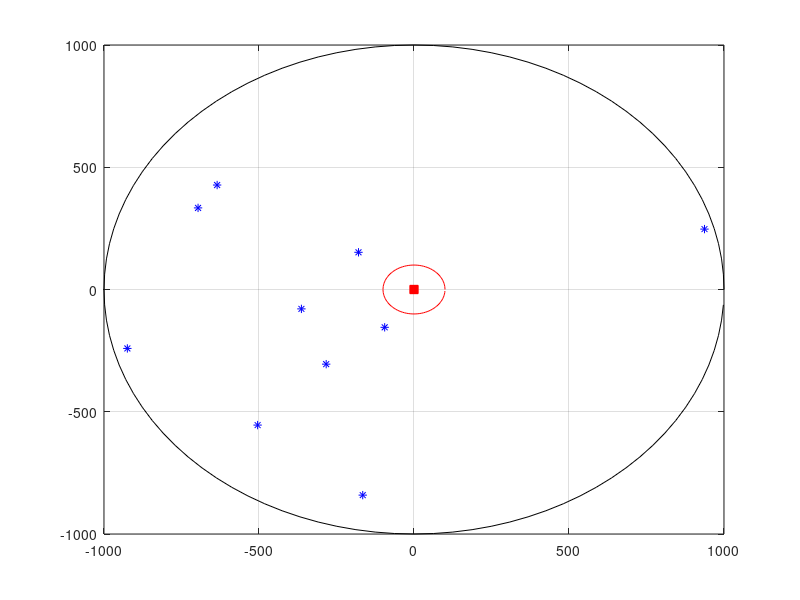

Reproduce this figure in MATLAB. (Note: this script raises an error after producing the figure.)
clear all;close all;clc

%% ----------------------------------- Parameters ------------------------------
plot_fig = false;                                                   % Disable/enable figure plotting.

Np = 16;                                                            % Number of pilots per OFDM symbol.

L = 1;                                                              % Number of cells.
K = 10;                                                             % Number of single-antenna terminals in each cell, i.e., number of transmitt antennas.
M = 250;                                                            % Number of antennas at the base station of each cell (In this case, i.e., uplink, it gives the number of receiving antennas).
NFFT = 2048;                                                        % Number of points used by the OFDM.
modOrd = 2;                                                         % Constellation size = 2^modOrd.
numSym = K*(NFFT - K*Np);                                             % Number of symbols, i.e., number of terminals. The number of pilots must be leaved out.
NCP = 512;                                                          % Number of samples used to create a Extended Cyclic Prefix (CP) according to 3GPP' LTE standards. 12 OFDM symbols per subframe, i.e., 1 ms.
delta_f = 15000;                                                    % Frequency space between subcarriers.
Ts = 1/(delta_f*NFFT);                                              % System Sampleing Rate.
numSymbInSubframe = 12;                                             % Number of symbols in a subframe (1ms). 12 OFDM symbols for extended CP.

EbNoVec = -20:1:-4;                                                 % Eb/No in dB.
EsN0dB = EbNoVec + 10*log10(NFFT/(NFFT+NCP)) + 10*log10(modOrd);    % converting to symbol to noise ratio
snr = EsN0dB - 10*log10((NFFT/(NFFT+NCP)));                         % Calculate SNR from EsNo in dB.

cellRadius = 1000;                                                  % Radius given in meters.
cellHole = 100;                                                     % Cell hole in meters.

power_ctrl_enabled = true;                                          % enable/disable power control at eNodeB.

nTotalOfBits = 1e8;
nErrors = 1000000;
debug = false;

% Large scale fading.
sshadow = 3;                                                        % Shadow-fading standard deviation in dB.
gamma = 2.8;                                                        % Decay exponent: Urban area cellular radio 2.7 - 3.5

% Small scale fading.
delay = [0 0.977]*1e-6;                                             % Delay in microseconds.
gain  = [0 0];                                                      % Gain in dB (indoor).
numPaths = length(delay);                                           % Number of paths per channel.
totalNumPaths = M*K*numPaths;                                       % Total number of paths between the various antennas and Base Stations.

add_awgn = false;                                                    % Enable/disable addtion of additive gaussian noise to signals.

%% ----------------------------------- Setup Channel -----------------------------------
% Vetor de ganhos.
pos = round(delay/Ts)+1;                                            % Effective position of taps within the vector.
g = zeros(1, round(delay(end)/Ts)+1);                               % +1 is used to include the delay 0 into the vector.
for n = 1:length(delay)
    g( pos(n) ) = 10^( gain(n)/10 );
end

fc = 1e9;                                                           % Carrier Freq. in MHz.
c = 3e8;                                                            % Light speed in m/s.
v = 30;                                                             % Speed in m/s.
Fs = 30.72e6;                                                       % Sampling Freq. in MHz.
Ts = 1/Fs;                                                          % Sampling period in seconds.

fd = (v*fc)/c;                                                      % Doppler frequency in Hz.

Pd = 0;                                                             % Relative power in dB.

% Parameters used for generating the Mulipath Masive MIMO Channel.
Fs_chann = 500;                                                     % Channel Sampling Rate in Hz. The channel is sampled every 2 ms. (Periodo de amostragem do canal ~1 amostra / Slot OFDM)
Ts_chann = 1/Fs_chann;
N_chann = 256;                                                      % Number of samples used to sample the channel. Duration of the channel in  number of samples.
delta_f_chann = Fs_chann/N_chann;                                   % in Hz.
f = -Fs_chann/2:delta_f_chann:Fs_chann/2;
idx = find(f<fd);
f = f(idx);
idx = find(f>-fd);
f = f(idx);
f = f.';

LS = length(f);
S = 1/pi/fd./sqrt(1 - (f/fd).^2) * 10^(Pd/10);
S = S * LS / sum(S);                                                % Energy nomalization.
S1 = S;
S = [S((LS+1)/2:LS); zeros(N_chann-LS,1); S(1:(LS-1)/2)];           % Interpolation of the Doppler Spectrum by N_chann/LS.

% ************************* Generate Multipath Massive MIMO Channel. **********************
rng(55);
x = [(randn((LS-1)/2+1,totalNumPaths,'double') + 1i*randn((LS-1)/2+1,totalNumPaths,'double')); zeros(N_chann-LS,totalNumPaths); (randn((LS-1)/2,totalNumPaths,'double')) + 1i*randn((LS-1)/2,totalNumPaths,'double')]/sqrt(2);
ch = ifft(x .* repmat(sqrt(S),1,totalNumPaths)) * N_chann / sqrt(LS);

% Plot doppler spectrum figures.
if(plot_fig)
    figure;
    plot(f, abs(S1));
    
    figure;
    plot(S)
    
    figure;
    Tsd = 1/Fs_chann;
    TNd = Tsd*N_chann; % Channel duration in seconds.
    plot( (0:N_chann-1)*Tsd, 10*log10(abs(ch)) );
    xlabel('Time (s)')
    ylabel('Power (dB)');
    axis([0 TNd -30 10]);
end

% **************************** Cell Layout. *******************************
% Generate a random radius value within the range cellHole to cellRadius for each one of the terminals.
radius = cellHole + (cellRadius-cellHole).*rand(1,K);

% Generate an random angle value within the range 0 to 2*pi for each one of the terminals.
angle = 2*pi*rand(1,K);

% Plot the position of each terminal inside the cell.
figure;
plot(0, 0, 'rs', 'MarkerFaceColor',[1,0,0], 'MarkerEdgeColor',[1 0 0]);
hold on

Circlex = cellRadius*cos(2*pi*(0:99)/100);
Circley = cellRadius*sin(2*pi*(0:99)/100);
plot(Circlex.', Circley.', 'k');

Circlex = cellHole*cos(2*pi*(0:99)/100);
Circley = cellHole*sin(2*pi*(0:99)/100);
plot(Circlex.', Circley.', 'r');

UEx = radius.*cos(angle);
UEy = radius.*sin(angle);
plot(UEx, UEy, 'b*');

grid on;
hold off;

% Calculate path-loss for all users, in meters.
path_loss = radius.^gamma;

% ************ Apply power delay profile and large-scale fading to the multiptah channel matrix, i.e., small-scale fading. ************
for idx_ch = 1 : N_chann
    
    if(power_ctrl_enabled)
        largeScaleFading = 1;
    else
        % Calculate shadowing for each one of different channels.
        shadowing_att = lognrnd(0,sshadow,1,K);
        % Large scale fading calculated according to Marzetta.
        largeScaleFading = repmat(sqrt(shadowing_att./path_loss), M, 1);
    end
    
    % Atualizacao das matrizes de canal para a celula alvo (l = 1): existe uma matriz de canal por percurso do terminal.
    G = reshape(ch(idx_ch,:), M, K, length(pos));
    G(:,:,1) = (g(pos(1)) * G(:,:,1)) .* largeScaleFading;
    for k = 2:length(pos)
        G(:,:,k) = (g(pos(k)) * G(:,:,k)) .* largeScaleFading;
    end
    ch(idx_ch,:) = reshape(G, 1, totalNumPaths);
end

%% @@@@@@@@@@@@@@@@ Create Pilots @@@@@@@@@@@@@@@@@@@@@@@@@@@@
fo = 1000; % in Hz.                             % Pilot frequency.
P = exp(1i*2*pi*fo*(0:1:Np-1)/Np);              % Normalized pilot signal, i.e., unit power.

Pdiag = diag(P);

F = fft(eye(NFFT));
F = F(:,1:NCP);

%% ----------------------------------- Set up the simulation -----------------------------------
% Create a local random stream to be used by random number generators for repeatability.
hStr = RandStream('mt19937ar');

% Get all bit combinations for ML receiver
bits = de2bi(0:2^(modOrd*K)-1, 'left-msb')';
% Split them per Transmit antenna
b = zeros(K, modOrd, length(bits));
for i = 1:length(bits)
    b(:, :, i) = reshape(bits(:,i), modOrd, K)';
end

% Preallocate variables for speed.
dist = zeros(length(bits), 1);
[BER_MRC, BER_ZF_LE, BER_MMSE_LE, BER_MFB] = deal(zeros(1, length(EbNoVec)));

% Create QPSK mod-demod objects.
hMod = modem.pskmod('M', 2^modOrd, 'SymbolOrder', 'gray', 'InputType', 'bit');
hDemod = modem.pskdemod(hMod);

% Set up a figure for visualizing BER results.
h = figure; grid on; hold on;
set(gca,'yscale','log','xlim',[EbNoVec(1)-0.01, EbNoVec(end)],'ylim',[1e-7 1]);
xlabel('Eb/No (dB)'); ylabel('BER'); set(h,'NumberTitle','off');
set(h, 'renderer', 'zbuffer'); set(h,'Name','OFDM modulated with QPSK Massive MU-MIMO System');
title('Massive MU-MIMO on Uplink');

%% ----------------------------------- Loop over selected EbNo points. -----------------------------------
for idx = 1:length(snr)
    
    linearSnr = 10^(0.1*snr(idx));
    
    ofdm_symbol_number = 0;
    idx_ch = 1;
    x = complex(zeros(K,NFFT+NCP),zeros(K,NFFT+NCP));
    aux = complex(zeros(K,NFFT+NCP),zeros(K,NFFT+NCP));
    
    ppos_min = zeros(1,M);
    min_error = Inf;
    avg_error = Inf;
    while(avg_error>1e-20)
        
        %------------ Create Pilots ------------
        
%         ppos = 0;
%         while(length(unique(ppos)) ~= Np*K)
%             ppos = randperm(NFFT,Np*K);
%         end
%         ppos = reshape(ppos,K,Np);
%         ppos = sort(ppos,2);
        
%         flag_data = false(K,NFFT);
%         for l_idx=1:1:K
%             for c_idx=1:1:Np
%                 flag_data(:,ppos(l_idx,c_idx)) = true(K,1);
%             end
%         end
        
        [ppos, flag_data] = getOptimumPpos16();
        %[ppos, flag_data] = getOptimumPpos32();
        
        %---------- Transmission (UE) ----------
        % Create array of bits to modulate.
        msg = randi(hStr, [0 1], modOrd, numSym);
        
        msg_mfb = msg(:,1:K:end);
        
        % Modulate data.
        source = modulate(hMod, msg);
        
        % Split source among K terminals.
        Tx = complex(zeros(K,NFFT),zeros(K,NFFT));
        Tx(~flag_data) = reshape(source, K, numel(source)/K); clear source;
        for l_idx=1:1:K
            for c_idx=1:1:Np
                Tx(l_idx,ppos(l_idx,:)) = P;
            end
        end
        
        % Create OFDM symbol.
        sequence = (NFFT/sqrt(NFFT-Np*K))*ifft(Tx,NFFT,2);
        
        sigPower = sum(abs(sequence(:)).^2)/length(sequence(:));
        
        % Add CP.
        ofdm = [sequence(:,NFFT-NCP+1:end), sequence];
        
        %---------- Multipath Channel plus Noise ----------
        H = reshape(ch(idx_ch,:), M, K, length(pos));
        
        x = [H(:,:,1)*ofdm complex(zeros(M,(pos(length(pos))-1)),zeros(M,(pos(length(pos))-1)))];
        for k = 2:length(pos)
            aux = [complex(zeros(M,(pos(k)-1)),zeros(M,(pos(k)-1))) H(:,:,k)*ofdm];
            x = x + aux;
        end
        
        if(add_awgn)
            % Add channel noise power to faded data.
            r = awgn(x, snr(idx), 0, hStr);
        else
            r = x;
        end
        
        %------------------- Reception (base station) ---------------------
        % Get a whole subframe.
        rx = r(:,1:end-(pos(length(pos))-1));
        
        % Remove CP.
        rx = rx(:,NCP+1:end);
        
        % Retrieve modulation symbols from first finger path.
        ofdm_rx = (sqrt(NFFT-Np*K)/NFFT)*fft(rx,NFFT,2);
        
        avg_error = 0;
        h = zeros(NCP,1);
        for m_idx=1:1:M
            
            for k_idx=1:1:K
                
                %% ********* Fourier Basis *********
                Fl = F(ppos(k_idx,:).',:);
                
                y = ofdm_rx(m_idx,ppos(k_idx,:)).';
                A = Pdiag*Fl;
                [g_hat_cse] = OMP_orig(A,y,numPaths);
                
                % H(m,k,n)
                h(pos,1) = [H(m_idx,k_idx,1);H(m_idx,k_idx,2)];
                
                % Error
                error_cse = norm(h(1:length(g_hat_cse))-g_hat_cse)^2/norm(h(1:length(g_hat_cse)))^2;
                
%                 if(error_cse>1e-10)
%                     
%                     error('too large error!!!!!!!!!!!!!!!!!!!!!!!!!!!!!!!');
%                 end
                % Average error.
                avg_error = avg_error + error_cse;
            end
        end
        avg_error = avg_error/M*K;
        
        if(avg_error < min_error)
            min_error = avg_error;
            ppos_min = ppos;
            g_hat_opt = g_hat_cse;
        end
        
        fprintf(1,'error: %d - min error: %d\n',avg_error,min_error);
        
        
    end
    
end
